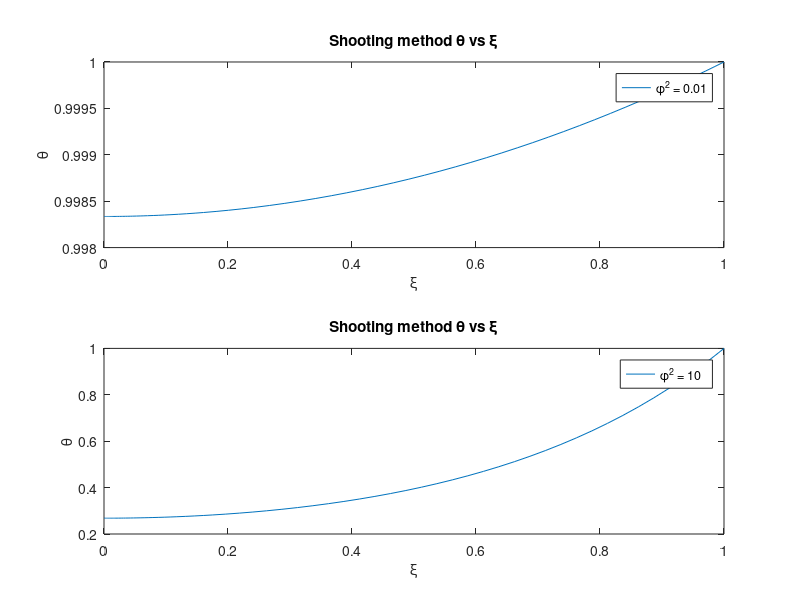
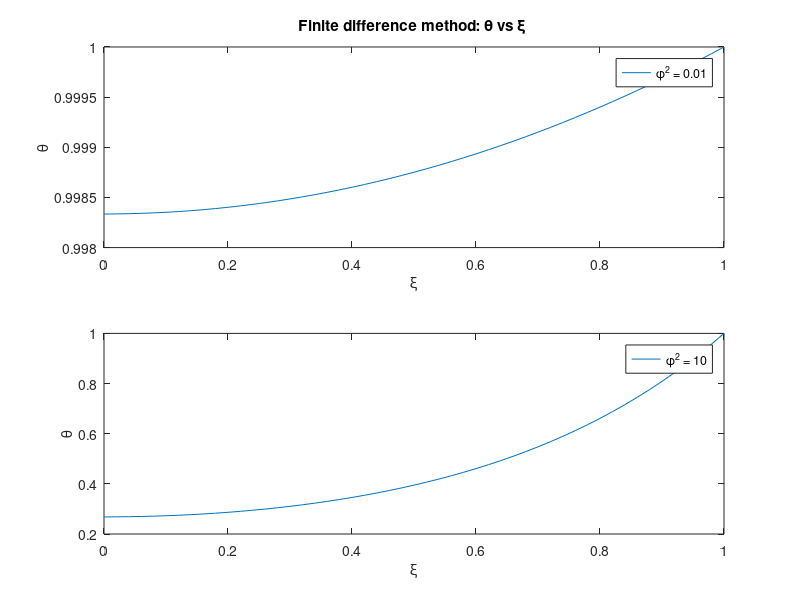

MATLAB code to generate these figures, in order:
%HW-3 Prb-7
%Navneet Singh (nsingh1@andrew.cmu.edu)
function problem7

%The equation was converted to dimensionless form as follows : 

%%
% 
% $$\frac{d^2\theta}{d\xi^2} + (\frac{2}{\xi})\frac{d\theta}{d\xi} -
% \frac{kR^2}{D}\theta = 0$$
%
% $$\frac{d^2\theta}{d\xi^2} + (\frac{2}{\xi})\frac{d\theta}{d\xi} - \phi^2\theta = 0$$


clc %clearning screen
clear all %clearing previous stored variables
close all %closing previous plots

%Part (A)
%value of Theile modulus
theile = [0.01, 10];

%running loop to guess intial condition

for i = 1:length(theile)
    thl = theile(i);
    %we know at \xi = 1, \theta = 1. We will make different initial guesses
    %for \theta(0) and see whether \theta(\xi=1) is 1 or not. 
    %We can make use of fsolve to do this
    
    %using fsolve to guess initial conditions
    guess = 1; %guess to use fsolve
    theta1 = 1; %given BC and our shooting target
    options = optimset('display','off');
    sol(i) = fsolve(@func, guess,options);
    
    fprintf('\nFor phi^2 = %f, Initial condition is theta(0) = %f ',thl, sol(i));
    fprintf('\nGradient of concentration at outer edge of pellet = %f\n' ,u(end,2));
    %plotting
    subplot(2,1,i)
    p(i) = plot(t,u(:,1));
    title('Shooting method \theta vs \xi')
    xlabel('\xi');
    ylabel('\theta');
    l = char('\phi^2 = 0.01', '\phi^2 = 10');
    legend(l(i,:))
    
    
     
    
end

%Function giving our differential equations
function f = eqn(t, u)
         f = zeros(2,1);
         f(1) = u(2);
         if t == 0
             f(2) = thl*u(1);
         else
             f(2) = thl*u(1) - (2/t)*u(2);
         end
end
%function which checks value of theta(xi=1) 
function y = func(guess) 
         tspan = [0, 1]; %range of integration
         initial = [guess, 0];  %initial conditions for ode45
         options = odeset('RelTol',1e-5,'AbsTol',[1e-5 1e-5]);
         [t, u] = ode45(@eqn, tspan, initial, options);
         y = theta1 - u(end,1); %checking whether calculated value mathches given boundary condition. 
         
end


    
%Part (B)
 
 
%We will disctretize the given differential equation and form system      
% as Ax = b. Where x is a vector containing values of theta, 

%number of mesh 
n = 50;
%distance between two consecutive mesh points, or step size. 
h = 1/n; 

%step size is to be chosen carefully. If it too small, matrix A or B might 
%become singular. If it is too large then we will get incorrect results. 

zy = linspace(0,1,n+1);
%Initializing A and b matrix
A = zeros(n+1,n+1);
b = zeros(n+1,1); 
%Different values of Thiele modulus 
theil = [0.01, 10];

%running loop for different values of theil modulas
for j = 1:length(theil)
    
    %Values of p, q and r
    p = -2 ./ (zy);  
    q = theil; 
    r = zeros(size(p));
    
    %Dirichlet BC
    A(n+1, n+1) = 1;
    A(n+1,n) = 0;
    b(n+1) =1;
    
    %Neumann BC
    A(1,1) = 2 + (h^2)*theil(j);
    A(1,2) = -2;
    b(1) = 0;
    
    %creating matrix A and b. 
    for i = 2:n
        
        %calculating values of l,d and u
        d = 2 + (h^2)*theil(j);
        u = -1 + (h/2)*p(i);
        l = -1 - (h/2)*p(i);

        %matrix A 
        A(i, i-1)   = l;
        A(i, i) = d;
        A(i, i+1) = u;
    end
% calculating values of theta
    c(:,j) = A\b;
end

figure
subplot(2,1,1);
plot(zy, c(:,1))
title('Finite difference method: \theta vs \xi ')
xlabel('\xi')
ylabel('\theta')
legend('\phi^2 = 0.01')
subplot(2,1,2);
plot(zy, c(:,2))
xlabel('\xi')
ylabel('\theta')
legend('\phi^2 = 10')

end
